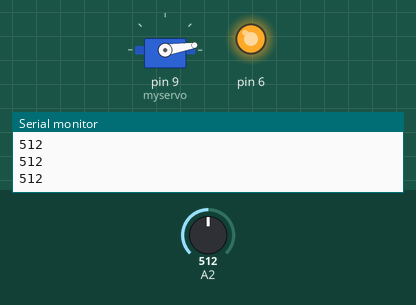
Simulated run of this sketch. Board: Arduino Uno, built with avr-gcc and run on an emulated ATmega328P. Shown: servo, output pins drawn as LEDs (lit = HIGH), the last lines printed to the serial monitor. Inputs (shaded band) come from the test bench; at power-on: A2 = 512.

Above: at 1.2 s.
1.3 s: A2 set to 716
At 2.4 s:
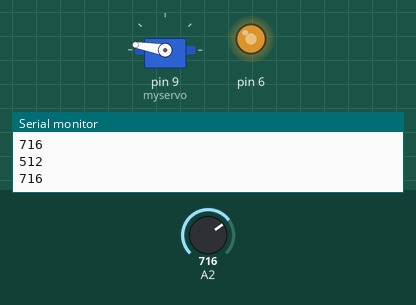
2.8 s: A2 set to 900
At 3.5 s:
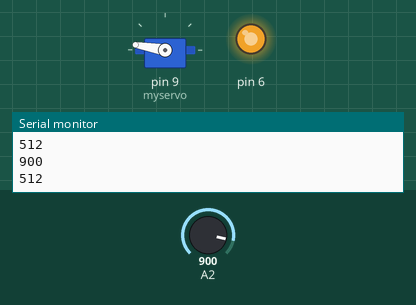
4.3 s: A2 set to 511
At 5.5 s:
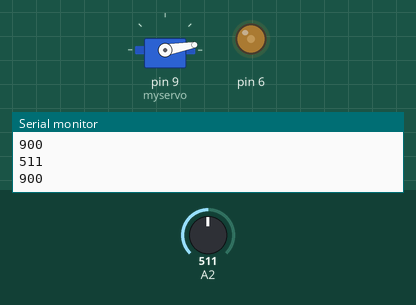
5.8 s: A2 set to 122
At 7.0 s:
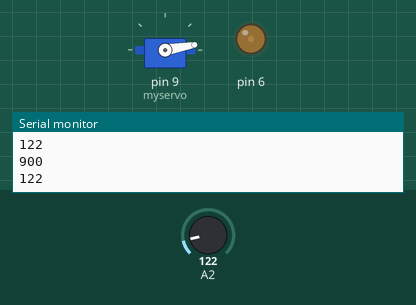
7.3 s: A2 set to 306
At 8.2 s:
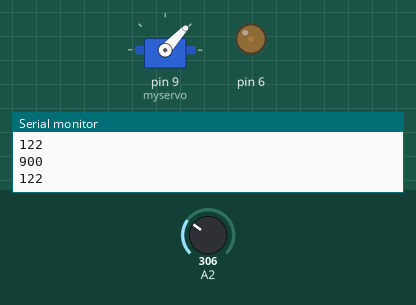
Timing chart, 0 to 9.8 s (numbered marks = the images above; inputs shaded):
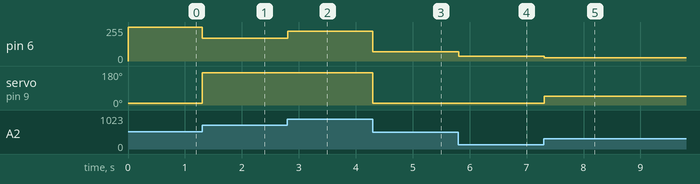

Measured:
- after the input at 1.3 s, pin 6: 254/255 → 170/255 at once; servo on pin 9 (myservo): 9° → 170° at once
- after the input at 2.8 s, pin 6: 170/255 → 223/255 at once
- after the input at 4.3 s, pin 6: 223/255 → 71/255 at once; servo on pin 9 (myservo): 170° → 10° at once
- after the input at 5.8 s, pin 6: 71/255 → 35/255 at once
- after the input at 7.3 s, pin 6: 35/255 → 23/255 at once; servo on pin 9 (myservo): 10° → 47° at once

The sketch:

day_8_ex.ino
```cpp
#include <Servo.h>

Servo myservo;


int val;
int ledVal;
int low = 1023;
int high = 0;
void setup() {
  // put your setup code here, to run once:
  pinMode(A2, INPUT);
  pinMode(6, OUTPUT);
  myservo.attach(9);
  Serial.begin(9600);
}

void loop() {
  // put your main code here, to run repeatedly:
  val = analogRead(A2);
  if (val > high) high = val;
  if (val < low) low = val;

  val = map(val, low, high, 10, 170);
  ledVal = map(val, low, high, 255, 0);
  myservo.write(val);
  analogWrite(6, ledVal);
    Serial.println(low);
  Serial.println(high);
  //delay(100);
}
```
